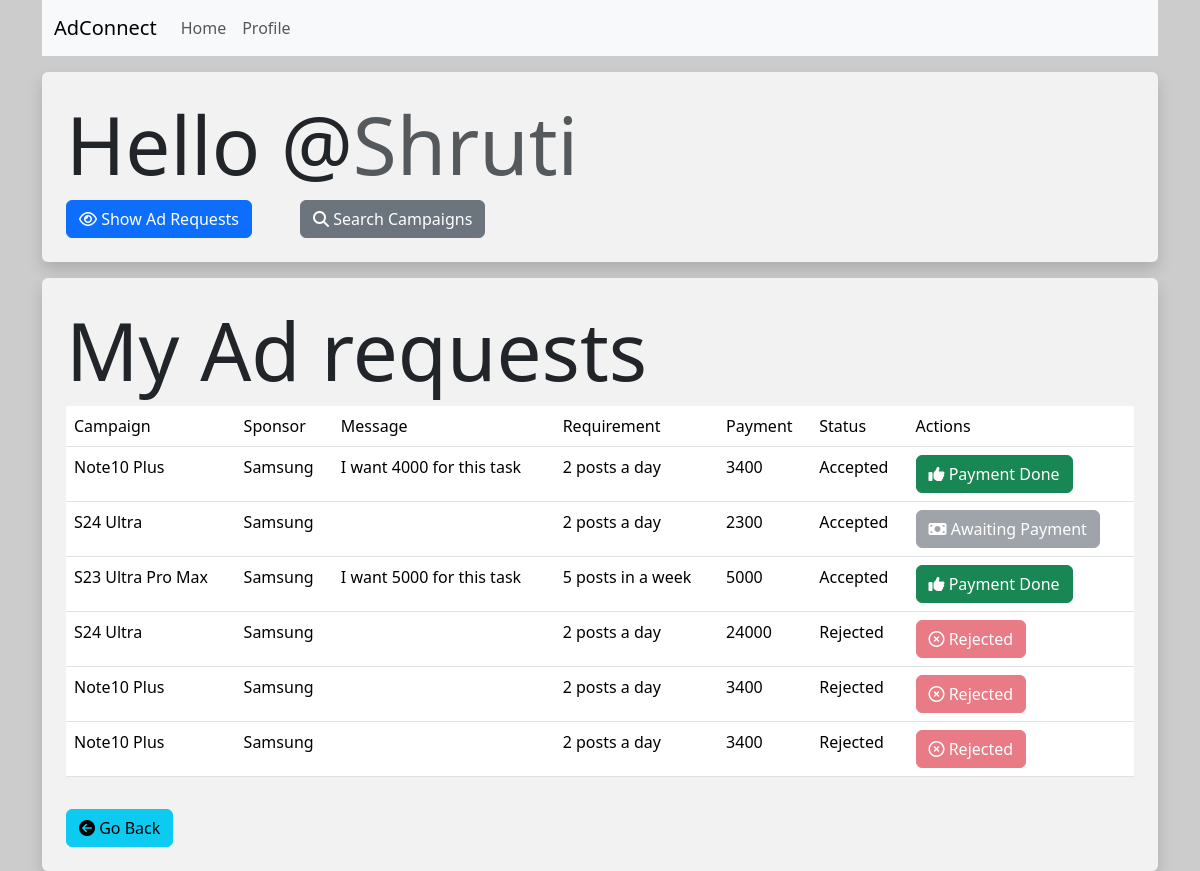
/influencer/1/show_ad_requests (signed in), run on an earlier commit of the app's database.
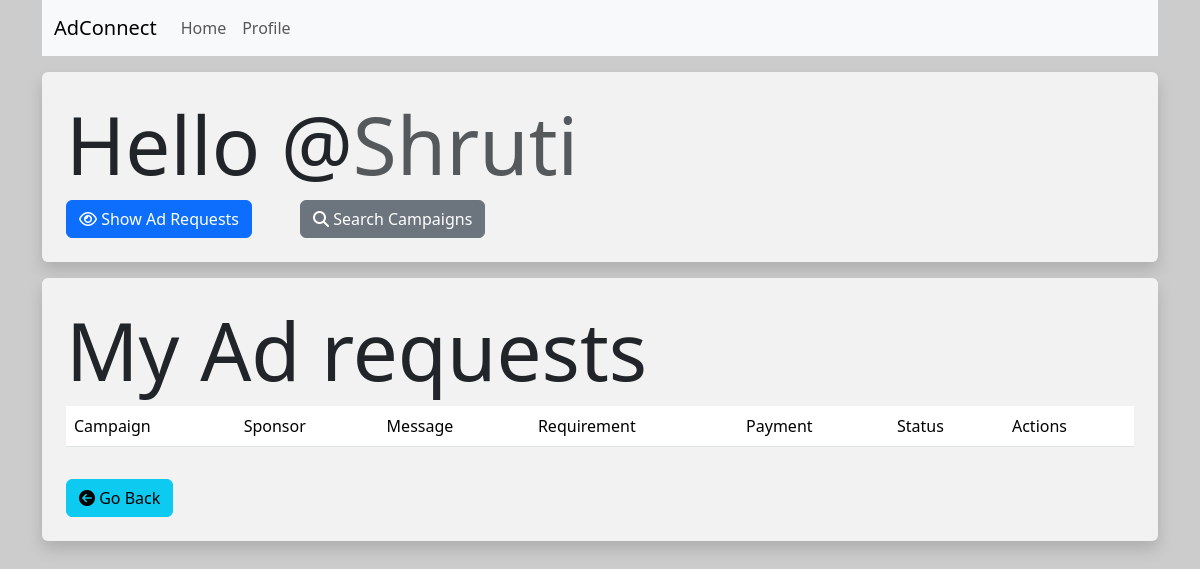
And on a later commit of the database.
### models.py (models this page shows)
class AdRequest(db.Model):
    __tablename__ = 'ad_requests'
    id = db.Column(db.Integer, primary_key=True)
    campaign_id = db.Column(db.Integer, db.ForeignKey('campaigns.id'))
    influencer_id = db.Column(db.Integer, db.ForeignKey('influencers.id'))
    sponsor_id = db.Column(db.Integer, db.ForeignKey('sponsors.id'))
    messages = db.Column(db.Text)
    requirements = db.Column(db.Text)
    payment_amount = db.Column(db.Integer)
    status = db.Column(db.String(64), nullable=False, default='Pending')  # Could be 'Pending', 'Accepted', 'Rejected'
    sponsor_accepted = db.Column(db.Boolean, default=None)
    influencer_accepted = db.Column(db.Boolean, default=None)
    payment_status = db.Column(db.Boolean, default=False)
    campaign = db.relationship('Campaign', back_populates='ad_requests')
    influencer = db.relationship('Influencer', back_populates='ad_requests')
    sponsor = db.relationship('Sponsor', back_populates='ad_requests')

class Campaign(db.Model):
    __tablename__ = 'campaigns'
    id = db.Column(db.Integer, primary_key=True)
    name = db.Column(db.String(256), nullable=False)
    description = db.Column(db.Text)
    start_date = db.Column(db.Date)
    end_date = db.Column(db.Date)
    budget = db.Column(db.Float)
    visibility = db.Column(db.String(64))  # Could be 'public' or 'private'
    goals = db.Column(db.Text)
    payment_amount = db.Column(db.Float, nullable=False)
    requirements = db.Column(db.String, nullable=False)
    sponsor_id = db.Column(db.Integer, db.ForeignKey('sponsors.id'))
    sponsor = db.relationship('Sponsor', back_populates='campaigns')
    ad_requests = db.relationship('AdRequest', back_populates='campaign')

class Sponsor(db.Model):
    __tablename__ = 'sponsors'
    id = db.Column(db.Integer, primary_key=True)
    username = db.Column(db.String(128),unique=True,nullable=False)
    passhash = db.Column(db.String(256),nullable=False)
    name = db.Column(db.String(64),nullable=True)
    budget = db.Column(db.Integer,nullable=True)
    industry = db.Column(db.String(64), nullable=True)
    campaigns = db.relationship('Campaign', back_populates='sponsor')
    ad_requests = db.relationship('AdRequest', back_populates='sponsor')

### routes.py (the view)
@app.route('/influencer/<int:influencer_id>/show_ad_requests')
@influencer_required
def show_ad_requests(influencer_id):
    influencer = Influencer.query.filter_by(id=influencer_id).first()
    ad_requests = AdRequest.query.filter_by(influencer_id=influencer_id).order_by(desc(AdRequest.influencer_accepted)).all()
    return render_template("/influencer/show_ad_requests.html", influencer = influencer, ad_requests = ad_requests)

### routes.py (called while the page is built)
def influencer_required(inner_func):
    @wraps(inner_func)
    def decorated_func(*args, **kwargs):
        if session.get("id"):
            if session.get("user_type") == "influencer":
                if session['is_flagged'] == True:
                    flash("Error : Your account has been flagged. Please contact our support team at support@adconnect.in ")
                    return redirect(url_for('login'))
                else:
                    return inner_func(*args, **kwargs)
            else:
                flash("Error : You are not authorized to access this page")
                return redirect(url_for('index'))
        else:
            flash("Error : Please log in to continue")
            return redirect(url_for('login'))
    return decorated_func

### templates/influencer/show_ad_requests.html (shortened to what this page needs)
{% extends 'layout.html' %}
{% block content %}
    <div class="p-4 bg-white bg-opacity-75 rounded shadow mt-3">
        <h1 class="display-1">Hello @<span class="text-muted">{{  influencer.username  }}</span></h1>
        <div class="d-flex gap-5">
            <button type="submit" class="btn btn-primary"><i class="fa-regular fa-eye"></i> Show Ad Requests</button>
            <a href="{{  url_for('search_campaigns', influencer_id = influencer.id)  }}" class="btn btn-secondary"><i class="fa-solid fa-magnifying-glass"></i> Search Campaigns</a>
        </div>
    </div>
    <div class="p-4 bg-white bg-opacity-75 rounded shadow mt-3">
        <h1 class="display-1">My Ad requests</h1>
        <table class="table table-hover">
            <thead>
                <tr>
                    <td>Campaign</td>
                    <td>Sponsor</td>
                    <td>Message</td>
                    <td>Requirement</td>
                    <td>Payment</td>
                    <td>Status</td>
                    <td>Actions</td>
                </tr>
            </thead>
            <tbody>
                {% for ad_request in ad_requests %}
                    <tr>
                        <td>{{ad_request.campaign.name}}</td>
                        <td>{{ad_request.sponsor.name}}</td>
                        <td>{{ad_request.messages}}</td>
                        <td>{{ad_request.requirements}}</td>
                        <td>{{ad_request.payment_amount}}</td>
                        <td>
                            {% if (ad_request.sponsor_accepted == True) and (ad_request.influencer_accepted == None) %}
                                Sponsor Accepted
                            {% elif (ad_request.sponsor_accepted == None) and (ad_request.influencer_accepted == True) %}
                                Influencer Accepted
                            {% elif (ad_request.sponsor_accepted == False) and (ad_request.influencer_accepted == None) %}
                                Sponsor Rejected
                            {% elif (ad_request.sponsor_accepted == None) and (ad_request.influencer_accepted == False) %}
                                Influencer Rejected
                            {% else %}
                                {{ad_request.status}}
                            {% endif %}
                        </td>
                        <td>
                            {% if ad_request.sponsor_accepted == True and ad_request.influencer_accepted == True%}
                                {% if ad_request.payment_status == True %}
                                    <button class="btn btn-success"><i class="fa-solid fa-thumbs-up"></i> Payment Done </button>
                                {% else %}
                                <button class="btn btn-secondary" disabled><i class="fa-solid fa-money-bill"></i> Awaiting Payment </button>
                                {% endif %}
                            {% elif ad_request.influencer_accepted == True and ad_request.sponsor_accepted != False %}
                                <button class="btn btn-success" disabled><i class="fa-regular fa-circle-check"></i> Accepted </button>
                            {% elif (ad_request.influencer_accepted == False) or (ad_request.sponsor_accepted == False) %}
                                <button class="btn btn-danger" disabled><i class="fa-regular fa-circle-xmark"></i> Rejected </button>
                            {% endif %}
                        </td>
                    </tr>
                {% endfor %}
            </tbody>
        </table>
        <div class="form-group p-2"></div>
            <a href="{{ url_for('influencer_home') }}" class="btn btn-info"><i class="fa fa-arrow-circle-left"></i> Go Back</a>
        </div>
    </div>
{% endblock %}

What changed in the data, as far as the page shows it:
removed AdRequest: campaign.name "Note10 Plus", sponsor.name "Samsung", messages "I want 4000 for this task", requirements "2 posts a day", payment_amount "3400", status "Accepted", sponsor_accepted True (drawn)
removed AdRequest: campaign.name "S24 Ultra", sponsor.name "Samsung", requirements "2 posts a day", payment_amount "2300", status "Accepted", sponsor_accepted True (drawn)
removed AdRequest: campaign.name "S23 Ultra Pro Max", sponsor.name "Samsung", messages "I want 5000 for this task", requirements "5 posts in a week", payment_amount "5000", status "Accepted", sponsor_accepted True (drawn)
removed AdRequest: campaign.name "S24 Ultra", sponsor.name "Samsung", requirements "2 posts a day", payment_amount "24000", status "Rejected", sponsor_accepted True (drawn)
removed AdRequest: campaign.name "Note10 Plus", sponsor.name "Samsung", requirements "2 posts a day", payment_amount "3400", status "Rejected", sponsor_accepted True (drawn)
removed AdRequest: campaign.name "Note10 Plus", sponsor.name "Samsung", requirements "2 posts a day", payment_amount "3400", status "Rejected", sponsor_accepted True (drawn)
